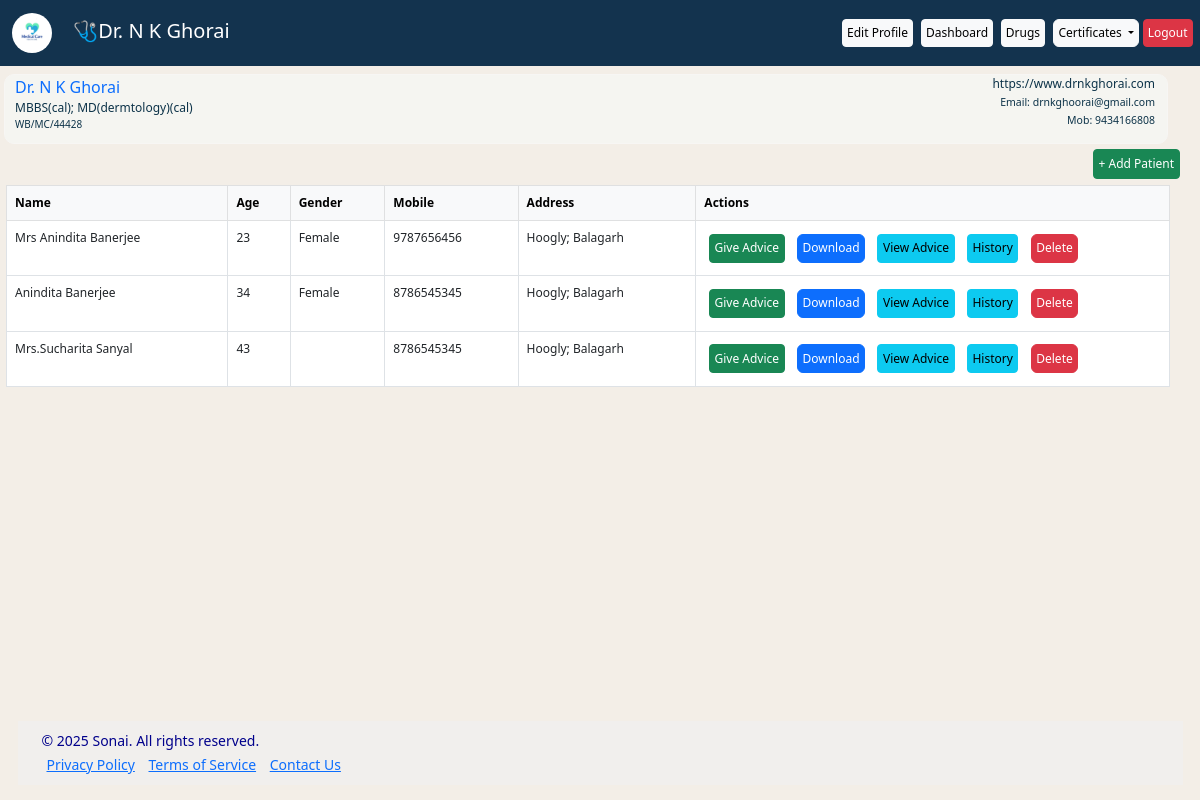
Page /dashboard (signed in) on the committed database.
### models.py (models this page shows, shortened)
class User(db.Model, UserMixin):
    id = db.Column(db.Integer, primary_key=True)
    username = db.Column(db.String(20), unique=True, nullable=False)
    password_hash = db.Column(db.String(255), nullable=False)
    email = db.Column(db.String(120), unique=True, nullable=True)
    doc_mob = db.Column(db.String(20), unique=True, nullable=True)
    degree = db.Column(db.String(100), nullable=True)
    website = db.Column(db.String(100), nullable=True)
    reg_no = db.Column(db.String(50), unique=True, nullable=True)
    patients = db.relationship('Patient', backref='owner', lazy='dynamic')

class Patient(db.Model):
    id = db.Column(db.Integer, primary_key=True)
    name = db.Column(db.String(100), nullable=False)
    age = db.Column(db.Integer)
    gender = db.Column(db.String(100))
    address = db.Column(db.String(100))
    mob_no = db.Column(db.String(30))
    date_of_entry = db.Column(db.DateTime, default=datetime.utcnow)
    user_id = db.Column(db.Integer, db.ForeignKey('user.id'))
    advice = db.relationship('Advice', backref='patient')

### app.py (the view)
@app.route("/dashboard")
def dashboard():
    patients = Patient.query.filter_by(user_id=current_user.id).all()
    advices=Patient.query.filter_by(user_id=current_user.id).all()
    return render_template("dashboard.html", patients=patients,advices=advices)

### app.py (called while the page is built)
@login_manager.user_loader
def load_user(user_id):
    return User.query.get(int(user_id))

### templates/dashboard.html (shortened to what this page needs)
{% extends "base.html" %}
{% block content %}
<header>
<div class="header container-fluid  mt-0  mx-1 ">
    <div class=" d-flex  justify-content-between">
      <div class="col-md-6  text-start">
      <p class="mb-0 fs-6 text-primary">{{current_user.username}}<br>
         <p style="font-size:12px" class="mb-0"> {{current_user.degree}}</p>
      <small><p class="mb-0" style="font-size: 10px;">{{ current_user.reg_no}} </p></small>
     </div>
   <div class="info col-md-6 text-end" style="font-size:12px">
    <p> {{ current_user.website}}<br>
      <small> Email: {{ current_user.email}} <br>
      Mob: {{ current_user.doc_mob}}<br></small></p>
   </div>
  </div>
  </header>
    <div>
     <a href="{{ url_for('add_patient') }}"
    class="addBtn btn btn-sm btn-success">+ Add Patient</a>
    </div>
<div class="table">
<table class="table table-bordered bg-white">
  <thead class="table-light fw-normal">
    <tr style="font-size:12px ; font-weight:normal">
      <th>Name</th>
      <th>Age</th>
      <th>Gender</th>
      <th>Mobile</th><th>Address</th>
      <th>Actions</th>
    </tr>
  </thead>
  <tbody>
  {% for patient in patients %}
    <tr style="font-size: 12px;">
      <td>{{ patient.name }}</td>
      <td>{{ patient.age }}</td>
      <td>{{ patient.gender }}</td>
      <td>{{ patient.mob_no }}</td>
      <td>{{patient.address}}</td>
      <td>
         <a href="{{ url_for('give_advice', patient_id=patient.id) }}"class="btn btn-sm btn-success">Give Advice</a>
       <a href="{{ url_for('create_patient_doc', patient_id=patient.id) }}"
                 class="btn btn-primary">Download </a>
       <a href="{{ url_for('patient_profile', patient_id=patient.id) }}"class="btn btn-sm btn-info">View Advice</a>
       <a href="{{ url_for('advice_history', patient_id=patient.id) }}" class="btn btn-sm btn-info">History</a>
        <a href="{{ url_for('delete_patient',patient_id=patient.id) }}" class="btn btm-sm btn-danger">Delete</a>
      </td>
    </tr>
  {% endfor %}
  </tbody>
</table>
</div>
</div>
{% endblock %}

### templates/base.html (shortened to what this page needs)
<!DOCTYPE html>
<html lang="en">
<head>
    <link rel="stylesheet" href="https://cdn.jsdelivr.net/npm/bootstrap-icons@1.11.3/font/bootstrap-icons.min.css">
    <link href="https://cdn.jsdelivr.net/npm/bootstrap@5.3.0/dist/css/bootstrap.min.css" rel="stylesheet">
</head>
<body>
    <nav class="navbar navbar-expand-lg navbar-dark mb-0">
    <div class="container-fluid d-flex justify-content-between align-items-center">
        <a class="navbar-brand me-auto" href="#">
             <img src="{{ url_for('static',filename='logo.png') }}" style="height:40px; border-radius: 30px;" alt="Logo" class="me-3"/>
           <span>🩺{{current_user.username}}</span>
        </a>
   </div>
        <div class="collapse navbar-collapse align-items-end" id="navbarNav">
            <ul class="navbar-nav d-flex align-items-center ms-auto">
                {% if current_user.is_authenticated %}
                <li class="nav-item">
                    <a class="btn btn-sm btn-light me-2 p-1" href="{{ url_for('edit_doctor', doctor_id=current_user.id) }}">Edit Profile</a>
                </li>
                <li class="nav-item"><a class="btn btn-sm btn-light me-2 p-1" href="{{ url_for('dashboard') }}"  class="btn btn-sm btn-primary p-1">Dashboard</a>
                    </li>
                    <li class="nav-item"> <a class="btn btn-sm btn-light me-2 p-1" href="{{ url_for('manage_drugs') }}" class="btn btn-sm btn-primary p-1">Drugs</a>
                   </li>
                <li class="nav-item dropdown">
                   <a class=" certBtn btn btn-primary btn-light me-1 p-1 dropdown-toggle" href="#" role="button" id="certificatesDropdown" data-bs-toggle="dropdown" aria-expanded="false">
                              Certificates </a>
</li>
                <li class="nav-item">
                    <a class="btn btn-sm btn-danger me-2 p-1" href="{{ url_for('logout') }}">Logout</a>
                </li>
                {% else %}
                <li class="nav-item">
                    <a class="btn btn-sm btn-light" href="{{ url_for('login') }}">Login</a>
                </li>
                {% endif %}
            </ul>
        </div>
</nav>
<div class="content">
    {% block content %} {% endblock %}
<footer class="footer px-4">
    <div class="footer-content">
        <p>&copy; 2025 Sonai. All rights reserved.</p>
        <div class="footer-links">
            <a href="#">Privacy Policy</a>
            <a href="#">Terms of Service</a>
            <a href="#">Contact Us</a>
        </div>
    </div>
</footer>
</body>
</html>

### templates/base.html (style rules this page uses)
body { margin: 0; padding: 0; background-color: rgb(243, 238, 231); display: flex; flex-direction: column; min-height: 100vh; }
ul, li { text-decoration:none ; list-style: none; }
.btn { white-space: nowrap; max-width: max-content; }
.footer { background-color: rgb(241, 239, 237); color: darkblue; padding: 1rem 1.5rem; font-size: 0.875rem; line-height: 0.5rem; margin: auto; width:calc(100% - 35px); margin-top: auto; margin-bottom: 15px; }
.footer-links a { max-width: 800px; margin: 0 auto; padding: 5px; }
.navbar { background-color: #13334e; margin-bottom: 0; }

### templates/dashboard.html (style rules this page uses)
.header { height:70px; width:97vw; padding-left: 10px; background-color: rgb(245, 245, 241); border: 1px solid rgb(247, 246, 244); border-radius: 10px; margin: 0px; color: rgb(13, 51, 73); }
.info { display: flex-end; }
.table { width: 97vw; padding-left: 10px; margin: 2px; padding: 2px; }
.btn { padding: 1%; margin: 1%; font-size: 12px; }
.addBtn { padding: 5px; font-size: 12px; margin: 25px; float: right; margin-top: 5px; margin-right: 20px; margin-bottom: 6px; }

### rows in the picture
User: username "Dr. N K Ghorai", degree "MBBS(cal); MD(dermtology)(cal)", reg_no "WB/MC/44428", website "https://www.drnkghorai.com", email "drnkghoorai@gmail.com", doc_mob "9434166808"
Patient: name "Mrs Anindita Banerjee", age "23", gender "Female", mob_no "9787656456", address "Hoogly; Balagarh"
Patient: name "Anindita Banerjee", age "34", gender "Female", mob_no "8786545345", address "Hoogly; Balagarh"
Patient: name "Mrs.Sucharita Sanyal", age "43", mob_no "8786545345", address "Hoogly; Balagarh"
